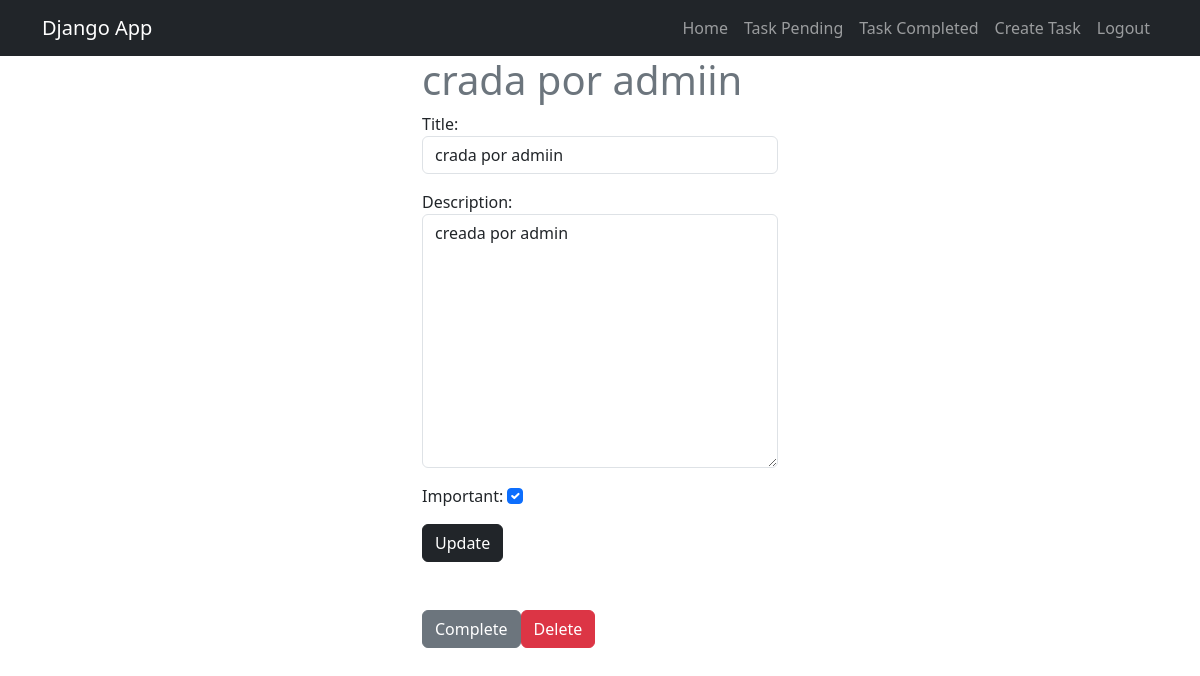
/tasks/6/ (signed in), run on an earlier commit of the app's database.
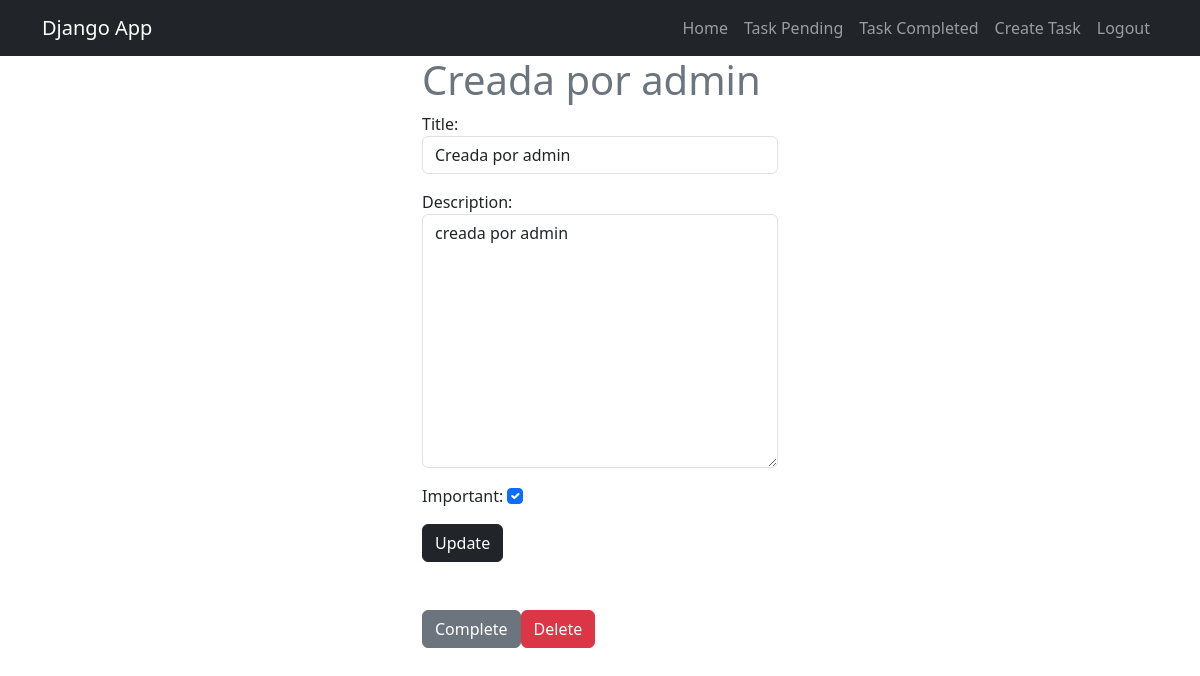
And on a later commit of the database.
### tasks/models.py (models this page shows, shortened)
class Task(models.Model):
    title = models.CharField(max_length=200)
    description = models.TextField(blank=True)
    created = models.DateTimeField(auto_now_add=True)
    datecompleted = models.DateTimeField(null=True, blank=True)
    important = models.BooleanField(default=False)
    user = models.ForeignKey(User, on_delete=models.CASCADE)

### tasks/views.py (the view, shortened to what this page needs)
# urls.py: path('tasks/<int:task_id>/', views.task_detail, name='task_detail'),
@login_required
def task_detail(request, task_id):
    if request.method == 'GET':
        task = get_object_or_404(Task, pk=task_id, user=request.user)
        form = TaskForm(instance=task)
        return render(request, 'task_detail.html', {'task': task, 'form': form})

### tasks/forms.py
class TaskForm(forms.ModelForm):
    class Meta:
        model = Task
        fields = ['title', 'description', 'important']
        widgets = {
            'title': forms.TextInput(attrs={'class': 'form-control', 'placeholder': 'Task title'}),
            'description': forms.Textarea(attrs={'class': 'form-control' , 'placeholder': 'Task description'}),
            'important': forms.CheckboxInput(attrs={'class': 'form-check-input'}),
        }

### tasks/templates/task_detail.html (shortened to what this page needs)
{% extends 'base.html' %}
{% block content %}
<main class="container">
    <div class="row">
        <div class="col-md-4 offset-md-4">
            <h1 class="text-secondary">{{task.title}}</h1>
        <form method="POST">
                    {{form.as_p}}
                    <button class="btn btn-dark">
                        Update
                    </button>
                </form>
            <div class="d-flex mt-5">
                <form action="{% url 'complete_task' task.id %}" method="POST">
                    <button class="btn btn-secondary">
                        Complete
                    </button>
                </form>
                <form action="{% url 'delete_task' task.id %}" method="POST">
                    <button class="btn btn-danger">
                        Delete
                    </button>
            </div>
        </div>
    </div>
</main>
{% endblock %}

What changed in the data, as far as the page shows it:
changed Task "creada por admin": title "crada por admiin" → "Creada por admin"
